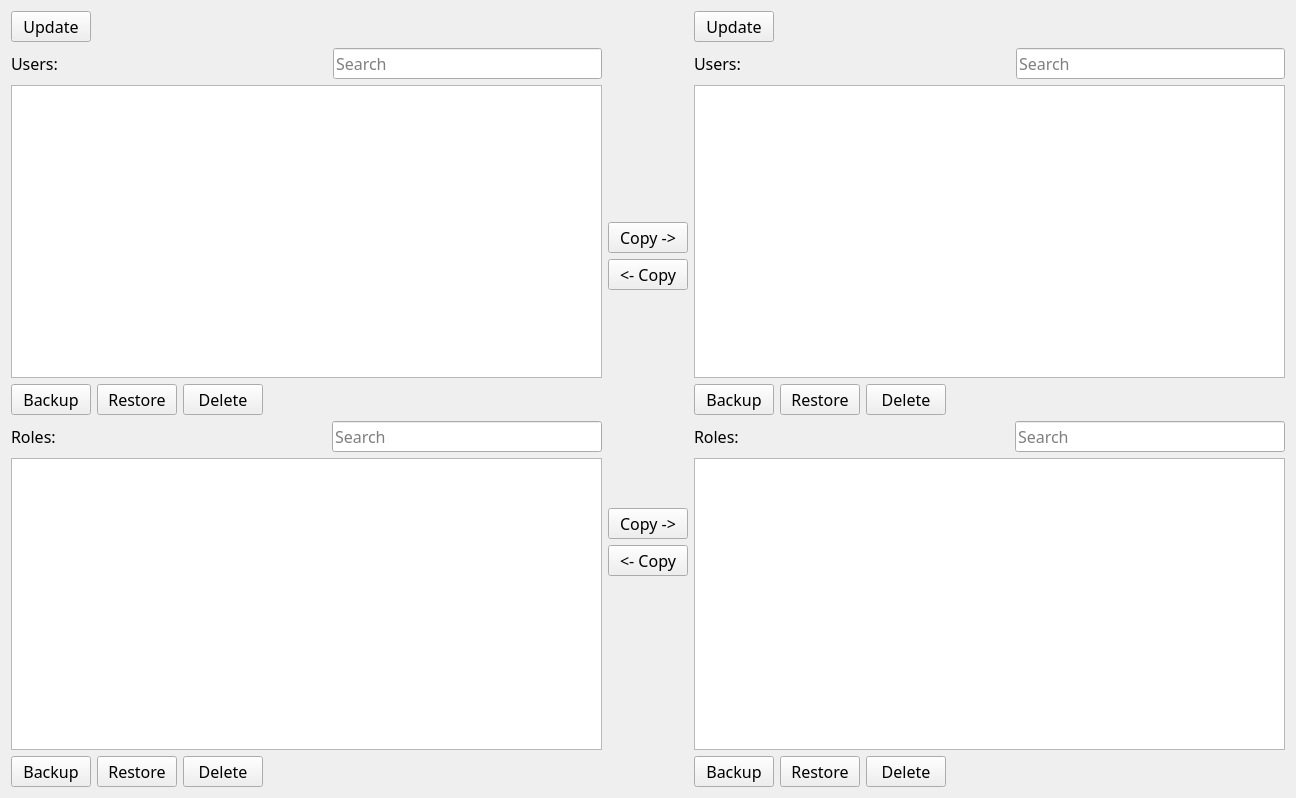
<?xml version="1.0" encoding="UTF-8"?>
<ui version="4.0">
 <class>Form</class>
 <widget class="QWidget" name="Form">
  <property name="geometry">
   <rect>
    <x>0</x>
    <y>0</y>
    <width>1296</width>
    <height>798</height>
   </rect>
  </property>
  <property name="windowTitle">
   <string>Form</string>
  </property>
  <layout class="QHBoxLayout" name="horizontalLayout_11">
   <item>
    <layout class="QVBoxLayout" name="verticalLayout_2">
     <item>
      <layout class="QHBoxLayout" name="horizontalLayout">
       <item>
        <widget class="QPushButton" name="pushButtonUpdateUsersAndRolesLeft">
         <property name="font">
          <font>
           <family>Waree</family>
           <pointsize>12</pointsize>
          </font>
         </property>
         <property name="text">
          <string>Update</string>
         </property>
        </widget>
       </item>
       <item>
        <spacer name="horizontalSpacer">
         <property name="orientation">
          <enum>Qt::Horizontal</enum>
         </property>
         <property name="sizeHint" stdset="0">
          <size>
           <width>40</width>
           <height>20</height>
          </size>
         </property>
        </spacer>
       </item>
      </layout>
     </item>
     <item>
      <layout class="QHBoxLayout" name="horizontalLayout_7">
       <item>
        <widget class="QLabel" name="labelUsersLeft">
         <property name="font">
          <font>
           <family>Waree</family>
           <pointsize>12</pointsize>
          </font>
         </property>
         <property name="text">
          <string>Users:</string>
         </property>
        </widget>
       </item>
       <item>
        <spacer name="horizontalSpacer_7">
         <property name="orientation">
          <enum>Qt::Horizontal</enum>
         </property>
         <property name="sizeHint" stdset="0">
          <size>
           <width>40</width>
           <height>20</height>
          </size>
         </property>
        </spacer>
       </item>
       <item>
        <widget class="QLineEdit" name="lineEditSearchUsersLeft">
         <property name="font">
          <font>
           <family>Waree</family>
           <pointsize>12</pointsize>
          </font>
         </property>
         <property name="placeholderText">
          <string>Search</string>
         </property>
        </widget>
       </item>
      </layout>
     </item>
     <item>
      <widget class="QListWidget" name="listWidgetUsersLeft">
       <property name="font">
        <font>
         <family>Waree</family>
         <pointsize>12</pointsize>
        </font>
       </property>
       <property name="selectionMode">
        <enum>QAbstractItemView::ExtendedSelection</enum>
       </property>
       <property name="sortingEnabled">
        <bool>true</bool>
       </property>
      </widget>
     </item>
     <item>
      <layout class="QHBoxLayout" name="horizontalLayout_3">
       <item>
        <widget class="QPushButton" name="pushButtonBackupUserLeft">
         <property name="font">
          <font>
           <family>Waree</family>
           <pointsize>12</pointsize>
          </font>
         </property>
         <property name="text">
          <string>Backup</string>
         </property>
        </widget>
       </item>
       <item>
        <widget class="QPushButton" name="pushButtonRestoreUserLeft">
         <property name="font">
          <font>
           <family>Waree</family>
           <pointsize>12</pointsize>
          </font>
         </property>
         <property name="text">
          <string>Restore</string>
         </property>
        </widget>
       </item>
       <item>
        <widget class="QPushButton" name="pushButtonDeleteUserLeft">
         <property name="font">
          <font>
           <family>Waree</family>
           <pointsize>12</pointsize>
          </font>
         </property>
         <property name="text">
          <string>Delete</string>
         </property>
        </widget>
       </item>
       <item>
        <spacer name="horizontalSpacer_3">
         <property name="orientation">
          <enum>Qt::Horizontal</enum>
         </property>
         <property name="sizeHint" stdset="0">
          <size>
           <width>40</width>
           <height>20</height>
          </size>
         </property>
        </spacer>
       </item>
      </layout>
     </item>
     <item>
      <layout class="QHBoxLayout" name="horizontalLayout_8">
       <item>
        <widget class="QLabel" name="labelRolesLeft">
         <property name="font">
          <font>
           <family>Waree</family>
           <pointsize>12</pointsize>
          </font>
         </property>
         <property name="text">
          <string>Roles:</string>
         </property>
        </widget>
       </item>
       <item>
        <spacer name="horizontalSpacer_8">
         <property name="orientation">
          <enum>Qt::Horizontal</enum>
         </property>
         <property name="sizeHint" stdset="0">
          <size>
           <width>40</width>
           <height>20</height>
          </size>
         </property>
        </spacer>
       </item>
       <item>
        <widget class="QLineEdit" name="lineEditSearchRolesLeft">
         <property name="font">
          <font>
           <family>Waree</family>
           <pointsize>12</pointsize>
          </font>
         </property>
         <property name="placeholderText">
          <string>Search</string>
         </property>
        </widget>
       </item>
      </layout>
     </item>
     <item>
      <widget class="QListWidget" name="listWidgetRolesLeft">
       <property name="font">
        <font>
         <family>Waree</family>
         <pointsize>12</pointsize>
        </font>
       </property>
       <property name="selectionMode">
        <enum>QAbstractItemView::ExtendedSelection</enum>
       </property>
       <property name="sortingEnabled">
        <bool>true</bool>
       </property>
      </widget>
     </item>
     <item>
      <layout class="QHBoxLayout" name="horizontalLayout_5">
       <item>
        <widget class="QPushButton" name="pushButtonBackupRoleLeft">
         <property name="font">
          <font>
           <family>Waree</family>
           <pointsize>12</pointsize>
          </font>
         </property>
         <property name="text">
          <string>Backup</string>
         </property>
        </widget>
       </item>
       <item>
        <widget class="QPushButton" name="pushButtonRestoreRoleLeft">
         <property name="font">
          <font>
           <family>Waree</family>
           <pointsize>12</pointsize>
          </font>
         </property>
         <property name="text">
          <string>Restore</string>
         </property>
        </widget>
       </item>
       <item>
        <widget class="QPushButton" name="pushButtonDeleteRoleLeft">
         <property name="font">
          <font>
           <family>Waree</family>
           <pointsize>12</pointsize>
          </font>
         </property>
         <property name="text">
          <string>Delete</string>
         </property>
        </widget>
       </item>
       <item>
        <spacer name="horizontalSpacer_5">
         <property name="orientation">
          <enum>Qt::Horizontal</enum>
         </property>
         <property name="sizeHint" stdset="0">
          <size>
           <width>40</width>
           <height>20</height>
          </size>
         </property>
        </spacer>
       </item>
      </layout>
     </item>
    </layout>
   </item>
   <item>
    <layout class="QVBoxLayout" name="verticalLayout">
     <item>
      <spacer name="verticalSpacer_2">
       <property name="orientation">
        <enum>Qt::Vertical</enum>
       </property>
       <property name="sizeHint" stdset="0">
        <size>
         <width>20</width>
         <height>40</height>
        </size>
       </property>
      </spacer>
     </item>
     <item>
      <widget class="QPushButton" name="pushButtonCopyUserLeftToRight">
       <property name="font">
        <font>
         <family>Waree</family>
         <pointsize>12</pointsize>
        </font>
       </property>
       <property name="text">
        <string>Copy -&gt;</string>
       </property>
      </widget>
     </item>
     <item>
      <widget class="QPushButton" name="pushButtonCopyUserRightToLeft">
       <property name="font">
        <font>
         <family>Waree</family>
         <pointsize>12</pointsize>
        </font>
       </property>
       <property name="text">
        <string>&lt;- Copy</string>
       </property>
      </widget>
     </item>
     <item>
      <spacer name="verticalSpacer">
       <property name="orientation">
        <enum>Qt::Vertical</enum>
       </property>
       <property name="sizeType">
        <enum>QSizePolicy::MinimumExpanding</enum>
       </property>
       <property name="sizeHint" stdset="0">
        <size>
         <width>20</width>
         <height>80</height>
        </size>
       </property>
      </spacer>
     </item>
     <item>
      <widget class="QPushButton" name="pushButtonCopyRoleLeftToRight">
       <property name="font">
        <font>
         <family>Waree</family>
         <pointsize>12</pointsize>
        </font>
       </property>
       <property name="text">
        <string>Copy -&gt;</string>
       </property>
      </widget>
     </item>
     <item>
      <widget class="QPushButton" name="pushButtonCopyRoleRightToLeft">
       <property name="font">
        <font>
         <family>Waree</family>
         <pointsize>12</pointsize>
        </font>
       </property>
       <property name="text">
        <string>&lt;- Copy</string>
       </property>
      </widget>
     </item>
     <item>
      <spacer name="verticalSpacer_3">
       <property name="orientation">
        <enum>Qt::Vertical</enum>
       </property>
       <property name="sizeHint" stdset="0">
        <size>
         <width>20</width>
         <height>40</height>
        </size>
       </property>
      </spacer>
     </item>
    </layout>
   </item>
   <item>
    <layout class="QVBoxLayout" name="verticalLayout_3">
     <item>
      <layout class="QHBoxLayout" name="horizontalLayout_2">
       <item>
        <widget class="QPushButton" name="pushButtonUpdateUsersAndRolesRight">
         <property name="font">
          <font>
           <family>Waree</family>
           <pointsize>12</pointsize>
          </font>
         </property>
         <property name="text">
          <string>Update</string>
         </property>
        </widget>
       </item>
       <item>
        <spacer name="horizontalSpacer_2">
         <property name="orientation">
          <enum>Qt::Horizontal</enum>
         </property>
         <property name="sizeHint" stdset="0">
          <size>
           <width>40</width>
           <height>20</height>
          </size>
         </property>
        </spacer>
       </item>
      </layout>
     </item>
     <item>
      <layout class="QHBoxLayout" name="horizontalLayout_9">
       <item>
        <widget class="QLabel" name="labelUsersRight">
         <property name="font">
          <font>
           <family>Waree</family>
           <pointsize>12</pointsize>
          </font>
         </property>
         <property name="text">
          <string>Users:</string>
         </property>
        </widget>
       </item>
       <item>
        <spacer name="horizontalSpacer_9">
         <property name="orientation">
          <enum>Qt::Horizontal</enum>
         </property>
         <property name="sizeHint" stdset="0">
          <size>
           <width>40</width>
           <height>20</height>
          </size>
         </property>
        </spacer>
       </item>
       <item>
        <widget class="QLineEdit" name="lineEditSearchUsersRight">
         <property name="font">
          <font>
           <family>Waree</family>
           <pointsize>12</pointsize>
          </font>
         </property>
         <property name="placeholderText">
          <string>Search</string>
         </property>
        </widget>
       </item>
      </layout>
     </item>
     <item>
      <widget class="QListWidget" name="listWidgetUsersRight">
       <property name="font">
        <font>
         <family>Waree</family>
         <pointsize>12</pointsize>
        </font>
       </property>
       <property name="selectionMode">
        <enum>QAbstractItemView::ExtendedSelection</enum>
       </property>
       <property name="sortingEnabled">
        <bool>true</bool>
       </property>
      </widget>
     </item>
     <item>
      <layout class="QHBoxLayout" name="horizontalLayout_4">
       <item>
        <widget class="QPushButton" name="pushButtonBackupUserRight">
         <property name="font">
          <font>
           <family>Waree</family>
           <pointsize>12</pointsize>
          </font>
         </property>
         <property name="text">
          <string>Backup</string>
         </property>
        </widget>
       </item>
       <item>
        <widget class="QPushButton" name="pushButtonRestoreUserRight">
         <property name="font">
          <font>
           <family>Waree</family>
           <pointsize>12</pointsize>
          </font>
         </property>
         <property name="text">
          <string>Restore</string>
         </property>
        </widget>
       </item>
       <item>
        <widget class="QPushButton" name="pushButtonDeleteUserRight">
         <property name="font">
          <font>
           <family>Waree</family>
           <pointsize>12</pointsize>
          </font>
         </property>
         <property name="text">
          <string>Delete</string>
         </property>
        </widget>
       </item>
       <item>
        <spacer name="horizontalSpacer_4">
         <property name="orientation">
          <enum>Qt::Horizontal</enum>
         </property>
         <property name="sizeHint" stdset="0">
          <size>
           <width>40</width>
           <height>20</height>
          </size>
         </property>
        </spacer>
       </item>
      </layout>
     </item>
     <item>
      <layout class="QHBoxLayout" name="horizontalLayout_10">
       <item>
        <widget class="QLabel" name="labelRolesRight">
         <property name="font">
          <font>
           <family>Waree</family>
           <pointsize>12</pointsize>
          </font>
         </property>
         <property name="text">
          <string>Roles:</string>
         </property>
        </widget>
       </item>
       <item>
        <spacer name="horizontalSpacer_10">
         <property name="orientation">
          <enum>Qt::Horizontal</enum>
         </property>
         <property name="sizeHint" stdset="0">
          <size>
           <width>40</width>
           <height>20</height>
          </size>
         </property>
        </spacer>
       </item>
       <item>
        <widget class="QLineEdit" name="lineEditSearchRolesRight">
         <property name="font">
          <font>
           <family>Waree</family>
           <pointsize>12</pointsize>
          </font>
         </property>
         <property name="placeholderText">
          <string>Search</string>
         </property>
        </widget>
       </item>
      </layout>
     </item>
     <item>
      <widget class="QListWidget" name="listWidgetRolesRight">
       <property name="font">
        <font>
         <family>Waree</family>
         <pointsize>12</pointsize>
        </font>
       </property>
       <property name="selectionMode">
        <enum>QAbstractItemView::ExtendedSelection</enum>
       </property>
       <property name="sortingEnabled">
        <bool>true</bool>
       </property>
      </widget>
     </item>
     <item>
      <layout class="QHBoxLayout" name="horizontalLayout_6">
       <item>
        <widget class="QPushButton" name="pushButtonBackupRoleRight">
         <property name="font">
          <font>
           <family>Waree</family>
           <pointsize>12</pointsize>
          </font>
         </property>
         <property name="text">
          <string>Backup</string>
         </property>
        </widget>
       </item>
       <item>
        <widget class="QPushButton" name="pushButtonRestoreRoleRight">
         <property name="font">
          <font>
           <family>Waree</family>
           <pointsize>12</pointsize>
          </font>
         </property>
         <property name="text">
          <string>Restore</string>
         </property>
        </widget>
       </item>
       <item>
        <widget class="QPushButton" name="pushButtonDeleteRoleRight">
         <property name="font">
          <font>
           <family>Waree</family>
           <pointsize>12</pointsize>
          </font>
         </property>
         <property name="text">
          <string>Delete</string>
         </property>
        </widget>
       </item>
       <item>
        <spacer name="horizontalSpacer_6">
         <property name="orientation">
          <enum>Qt::Horizontal</enum>
         </property>
         <property name="sizeHint" stdset="0">
          <size>
           <width>40</width>
           <height>20</height>
          </size>
         </property>
        </spacer>
       </item>
      </layout>
     </item>
    </layout>
   </item>
  </layout>
 </widget>
 <resources/>
 <connections/>
</ui>
